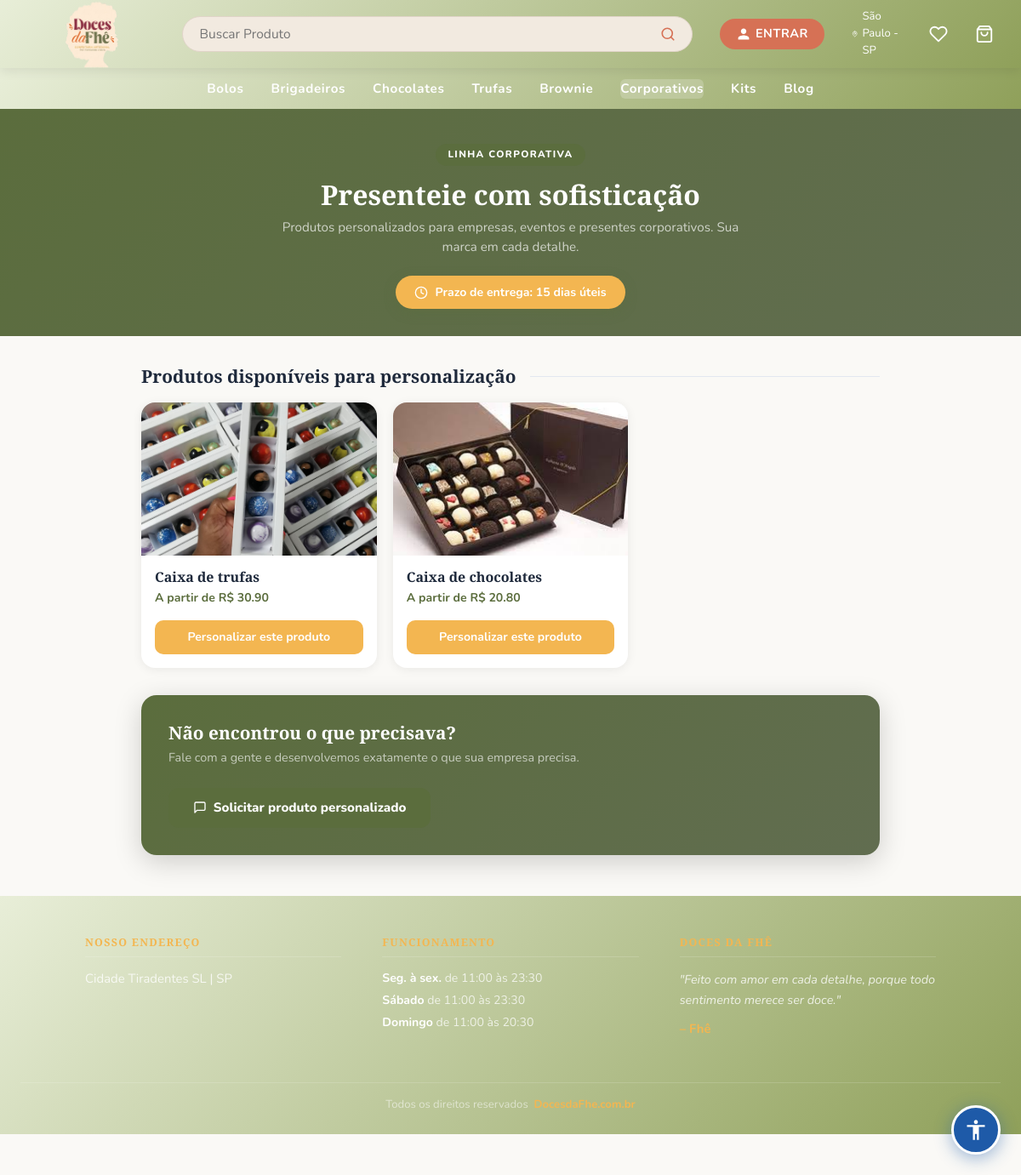
Before: /corporativo with the older database file.
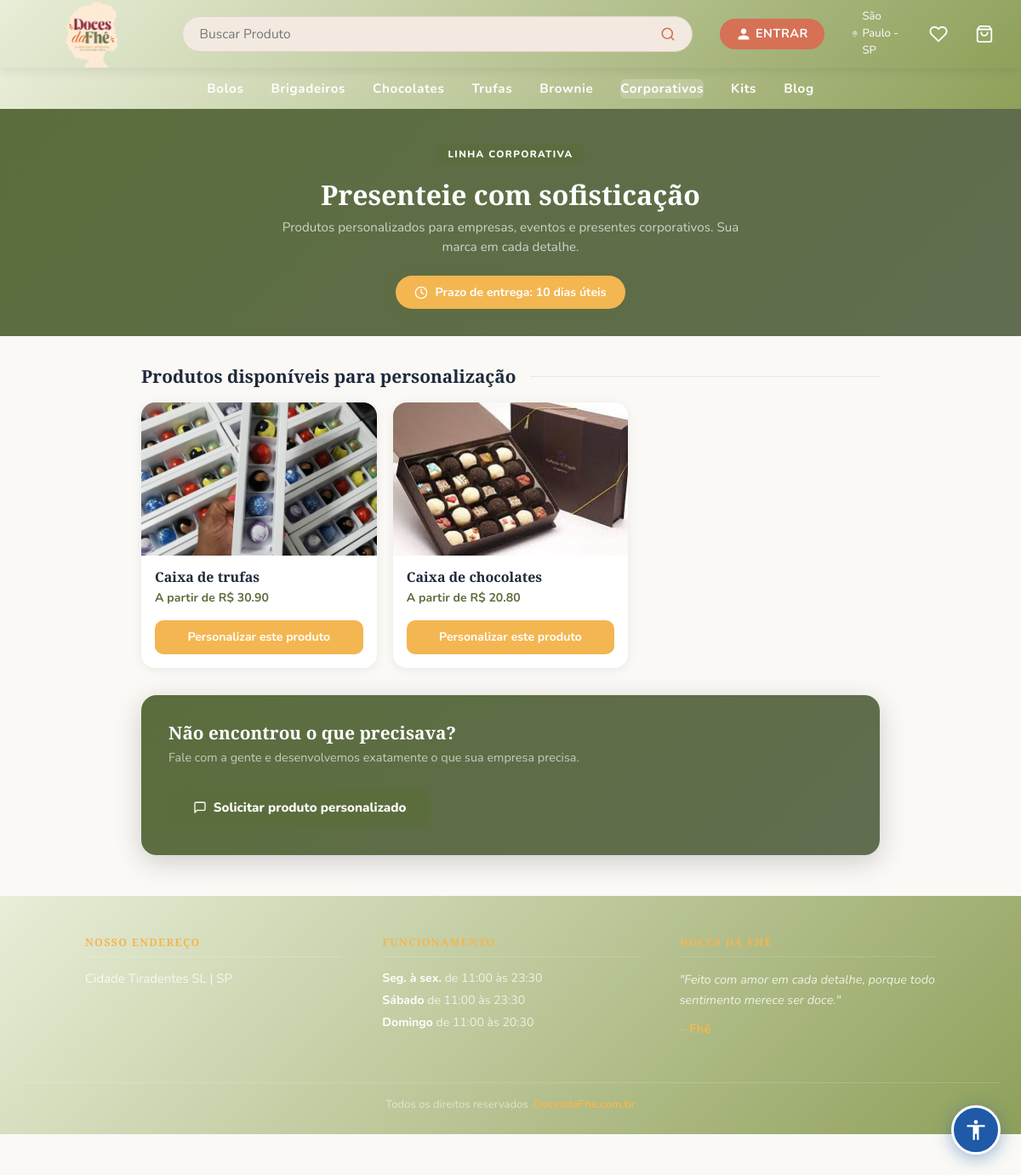
After: the same page with the newer database file.
### models.py (models this page shows, shortened)
class ConfigCorporativo(db.Model):
    __tablename__ = "config_corporativo"
    id          = db.Column(db.Integer, primary_key=True)
    prazo_texto = db.Column(db.String(200), default="15 dias úteis")
    informacoes = db.Column(db.Text, default="")
    cor_hero_ini  = db.Column(db.String(20), default="#1e293b")
    cor_hero_fim  = db.Column(db.String(20), default="#334155")
    cor_destaque  = db.Column(db.String(20), default="#5B6D3D")
    updated_at  = db.Column(db.DateTime, default=datetime.utcnow, onupdate=datetime.utcnow)

### app.py (the view)
@app.route('/corporativo')
def corporativo():
    config = _corp_config()
    produtos = Product.query.filter_by(category='corporativos', ativo=True).all()
    fav_p, fav_k, fav_e = _fav_sets(current_user.id) if current_user.is_authenticated else (set(), set(), set())
    return render_template('corporativo/index.html',
                           config=config, produtos=produtos,
                           fav_p=fav_p, fav_k=fav_k, fav_e=fav_e,
                           categoria='corporativos')

### app.py (called while the page is built)
@app.context_processor
def inject_globals():
    if current_user.is_authenticated:
        total_itens = db.session.query(
            db.func.sum(CarrinhoItem.quantidade)
        ).filter_by(user_id=current_user.id).scalar() or 0
    else:
        total_itens = 0
    site_config = SiteConfig.query.first()
    return dict(carrinho_total=total_itens, site_config=site_config)

def _corp_config():
    cfg = ConfigCorporativo.query.first()
    if not cfg:
        cfg = ConfigCorporativo()
        db.session.add(cfg)
        db.session.commit()
    return cfg

### templates/corporativo/index.html (shortened to what the changed rows need)
{% extends "admin/base.html" %}
{% block styles %}
<link rel="stylesheet" href="{{ url_for('static', filename='dashboard.css') }}">
{% endblock %}
{% block content %}
<div class="corp-hero">
  <div class="corp-hero-label">Linha Corporativa</div>
  <h1 class="corp-hero-title">Presenteie com sofisticação</h1>
  <p class="corp-hero-sub">Produtos personalizados para empresas, eventos e presentes corporativos.
    Sua marca em cada detalhe.</p>
  {% if config and config.prazo_texto %}
  <div class="corp-prazo-badge">
    <svg xmlns="http://www.w3.org/2000/svg" width="16" height="16" viewBox="0 0 24 24" fill="none"
         stroke="currentColor" stroke-width="2" stroke-linecap="round" stroke-linejoin="round">
      <circle cx="12" cy="12" r="10"/><polyline points="12 6 12 12 16 14"/>
    </svg>
    Prazo de entrega: {{ config.prazo_texto }}
  </div>
  {% endif %}
</div>
{% endblock %}

Changed rows visible on the page:
changed ConfigCorporativo: prazo_texto "15 dias úteis" → "10 dias úteis"
